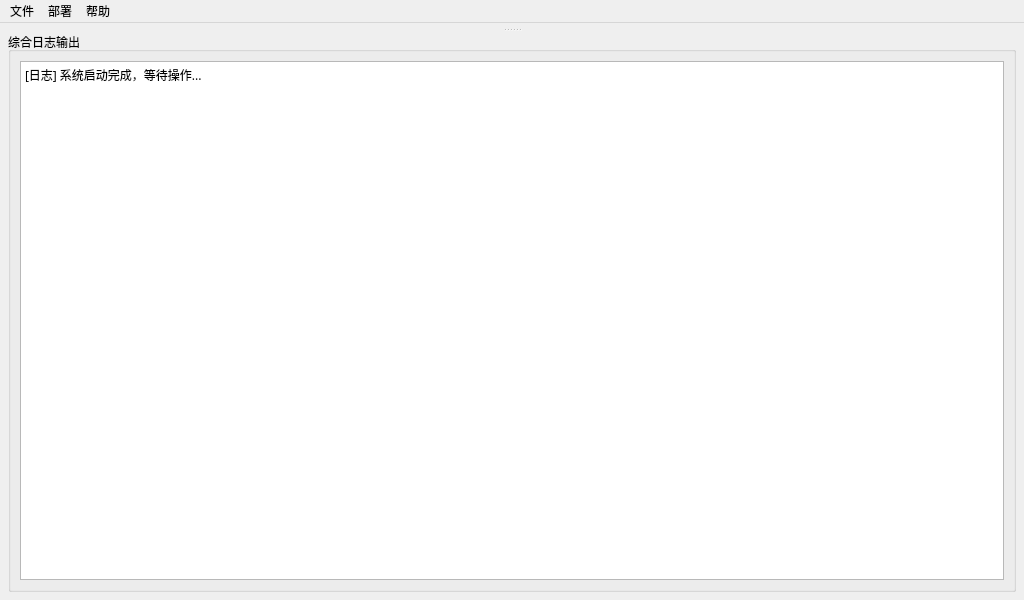
<?xml version="1.0" encoding="UTF-8"?>
<ui version="4.0">
 <author>turnarond</author>
 <class>DeviceForge</class>
 <widget class="QMainWindow" name="DeviceForge">
  <property name="geometry">
   <rect>
    <x>0</x>
    <y>0</y>
    <width>1024</width>
    <height>600</height>
   </rect>
  </property>
  <property name="windowTitle">
   <string>DeviceForge - 工业设备批量运维平台</string>
  </property>
  <widget class="QWidget" name="centralwidget">
   <layout class="QVBoxLayout" name="verticalLayout">
    <property name="leftMargin">
     <number>8</number>
    </property>
    <property name="topMargin">
     <number>4</number>
    </property>
    <property name="rightMargin">
     <number>8</number>
    </property>
    <property name="bottomMargin">
     <number>8</number>
    </property>
    <property name="spacing">
     <number>4</number>
    </property>
    <!-- frame_commonConfig（IP列表+认证）已移除，由 DeviceBusWidget 替代 -->
    <item>
     <widget class="QSplitter" name="splitter_log">
      <property name="orientation">
       <enum>Qt::Orientation::Vertical</enum>
      </property>
      <property name="handleWidth">
       <number>5</number>
      </property>
      <widget class="QStackedWidget" name="toolStack">
       <property name="currentIndex">
        <number>0</number>
       </property>
      </widget>
      <widget class="QGroupBox" name="groupBox_log">
       <property name="minimumSize">
        <size>
         <width>0</width>
         <height>100</height>
        </size>
       </property>
       <property name="sizePolicy">
        <sizepolicy hsizetype="Preferred" vsizetype="Expanding">
         <horstretch>0</horstretch>
         <verstretch>1</verstretch>
        </sizepolicy>
       </property>
       <property name="title">
        <string>综合日志输出</string>
       </property>
       <layout class="QVBoxLayout" name="verticalLayout_log">
        <item>
         <widget class="QTextEdit" name="txt_globalLog">
          <property name="font">
           <font>
            <family>Microsoft YaHei</family>
            <pointsize>9</pointsize>
           </font>
          </property>
          <property name="lineWrapMode">
           <enum>QTextEdit::LineWrapMode::WidgetWidth</enum>
          </property>
          <property name="readOnly">
           <bool>true</bool>
          </property>
          <property name="plainText">
           <string>[日志] 系统启动完成，等待操作...</string>
          </property>
         </widget>
        </item>
       </layout>
      </widget>
     </widget>
    </item>
   </layout>
  </widget>
  <widget class="QMenuBar" name="menubar">
   <property name="geometry">
    <rect>
     <x>0</x>
     <y>0</y>
     <width>916</width>
     <height>21</height>
    </rect>
   </property>
   <widget class="QMenu" name="menu_file">
    <property name="title">
     <string>文件</string>
    </property>
    <addaction name="separator"/>
    <addaction name="action_exit"/>
   </widget>
   <widget class="QMenu" name="menu_deploy">
    <property name="title">
     <string>部署</string>
    </property>
    <addaction name="action_deploy_start"/>
    <addaction name="action_deploy_cancel"/>
   </widget>
   <widget class="QMenu" name="menu_help">
    <property name="title">
     <string>帮助</string>
    </property>
    <addaction name="action_about"/>
   </widget>
   <addaction name="menu_file"/>
   <addaction name="menu_deploy"/>
   <addaction name="menu_help"/>
  </widget>
  <action name="action_exit">
   <property name="text">
    <string>退出</string>
   </property>
  </action>
  <action name="action_deploy_start">
   <property name="icon">
    <iconset theme="media-playback-start"/>
   </property>
   <property name="text">
    <string>开始部署</string>
   </property>
  </action>
  <action name="action_deploy_cancel">
   <property name="icon">
    <iconset theme="media-playback-stop"/>
   </property>
   <property name="text">
    <string>取消部署</string>
   </property>
  </action>
  <action name="action_about">
   <property name="text">
    <string>关于</string>
   </property>
  </action>
  <action name="action_clear_log">
   <property name="text">
    <string>清除日志</string>
   </property>
  </action>
 </widget>
 <customwidgets>
  <customwidget>
   <class>QListWidget</class>
   <extends>QListWidget</extends>
   <header>droplistwidget.h</header>
  </customwidget>
 </customwidgets>
 <resources/>
 <connections/>
</ui>
